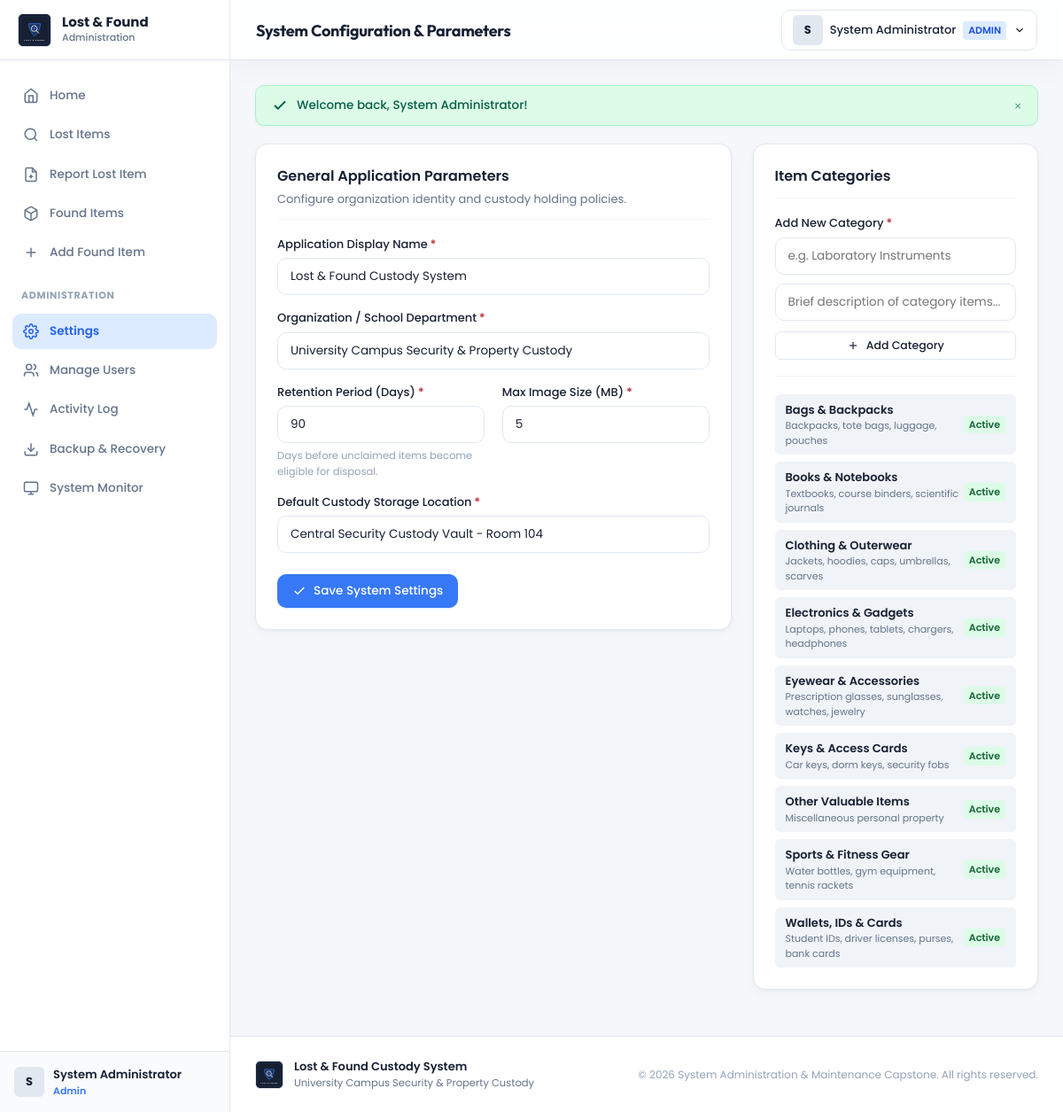
Screenshot of /admin/settings.php (signed in) with the database file from the repository.
### tables this page shows
CREATE TABLE `system_settings` (
  `id` int(11) NOT NULL AUTO_INCREMENT,
  `setting_key` varchar(50) NOT NULL,
  `setting_value` text NOT NULL,
  `setting_group` varchar(50) NOT NULL DEFAULT 'general',
  `description` varchar(255) DEFAULT NULL,
  `updated_at` timestamp NOT NULL DEFAULT CURRENT_TIMESTAMP ON UPDATE CURRENT_TIMESTAMP,
  PRIMARY KEY (`id`),
  UNIQUE KEY `uk_setting_key` (`setting_key`)
);

CREATE TABLE `categories` (
  `id` int(11) NOT NULL AUTO_INCREMENT,
  `name` varchar(100) NOT NULL,
  `slug` varchar(100) NOT NULL,
  `description` varchar(255) DEFAULT NULL,
  `icon` varchar(50) DEFAULT 'folder',
  `is_active` tinyint(1) NOT NULL DEFAULT 1,
  `created_at` timestamp NOT NULL DEFAULT CURRENT_TIMESTAMP,
  PRIMARY KEY (`id`),
  UNIQUE KEY `uk_slug` (`slug`)
);

### includes/functions.php (called while the page is built, shortened)
<?php
function e($value): string {
    return htmlspecialchars((string)($value ?? ''), ENT_QUOTES, 'UTF-8');
}
function get_system_setting(string $key, string $default = ''): string {
    static $cache = [];
    if (isset($cache[$key])) {
        return $cache[$key];
    }
    try {
        $db = get_db_connection();
        $stmt = $db->prepare("SELECT setting_value FROM system_settings WHERE setting_key = :k LIMIT 1");
        $stmt->execute(['k' => $key]);
        $val = $stmt->fetchColumn();
        if ($val !== false) {
            return (string)$val;
        }
    } catch (Exception $e) {
        error_log('Failed to fetch setting ' . $key . ': ' . $e->getMessage());
    }
    return $default;
}

### admin/settings.php (the view, shortened to what this page needs)
<?php
require_once APP_ROOT . '/includes/functions.php';
$db = get_db_connection();
$categories = $db->query("SELECT * FROM categories ORDER BY name ASC")->fetchAll();
require_once APP_ROOT . '/includes/header.php';
require_once APP_ROOT . '/includes/sidebar.php';
?>
<div class="app-main">
    <?php require_once APP_ROOT . '/includes/navbar.php'; ?>
    <div class="content-wrapper">
        <?php require_once APP_ROOT . '/includes/flash_messages.php'; ?>
        <div class="dashboard-split-grid">
            <div>
                <div class="card">
                    <div class="card-header">
                        <div>
                            <span class="card-title">General Application Parameters</span>
                            <p style="font-size: 13px; color: var(--text-secondary); margin-top: 4px;">
                                Configure organization identity and custody holding policies.
                            </p>
                        </div>
                    </div>
                    <form method="POST" action="<?= BASE_URL ?>/admin/settings.php">
                        <div class="form-group" style="margin-bottom: 16px;">
                            <label for="system_name" class="form-label required">Application Display Name</label>
                            <input type="text" id="system_name" name="system_name" class="form-control" value="<?= e(get_system_setting('system_name', 'Lost & Found Custody System')) ?>" required>
                        </div>
                        <div class="form-group" style="margin-bottom: 16px;">
                            <label for="organization_name" class="form-label required">Organization / School Department</label>
                            <input type="text" id="organization_name" name="organization_name" class="form-control" value="<?= e(get_system_setting('organization_name', 'Campus Security & Property Custody')) ?>" required>
                        </div>
                        <div class="form-grid-2col" style="margin-bottom: 16px;">
                            <div class="form-group">
                                <label for="retention_period_days" class="form-label required">Retention Period (Days)</label>
                                <input type="number" id="retention_period_days" name="retention_period_days" class="form-control" value="<?= e(get_system_setting('retention_period_days', '90')) ?>" min="7" max="365" required>
                                <span class="form-helper">Days before unclaimed items become eligible for disposal.</span>
                            </div>
                            <div class="form-group">
                                <label for="max_upload_size_mb" class="form-label required">Max Image Size (MB)</label>
                                <input type="number" id="max_upload_size_mb" name="max_upload_size_mb" class="form-control" value="<?= e(get_system_setting('max_upload_size_mb', '5')) ?>" min="1" max="50" required>
                            </div>
                        </div>
                        <div class="form-group" style="margin-bottom: 24px;">
                            <label for="default_storage_location" class="form-label required">Default Custody Storage Location</label>
                            <input type="text" id="default_storage_location" name="default_storage_location" class="form-control" value="<?= e(get_system_setting('default_storage_location', 'Central Security Custody Vault - Room 104')) ?>" required>
                        </div>
                        <button type="submit" class="btn btn-primary">
                            <svg width="16" height="16" viewBox="0 0 24 24" fill="none" stroke="currentColor" stroke-width="2"><polyline points="20 6 9 17 4 12"/></svg>
                            <span>Save System Settings</span>
                        </button>
                    </form>
                </div>
            </div>
            <div>
                <div class="card">
                    <div class="card-header">
                        <span class="card-title">Item Categories</span>
                    </div>
                    <form method="POST" action="<?= BASE_URL ?>/admin/settings.php" style="margin-bottom: 20px; padding-bottom: 18px; border-bottom: 1px solid var(--border-light);">
                        <div class="form-group" style="margin-bottom: 10px;">
                            <label class="form-label required">Add New Category</label>
                            <input type="text" name="category_name" class="form-control" placeholder="e.g. Laboratory Instruments" required>
                        </div>
                        <div class="form-group" style="margin-bottom: 12px;">
                            <input type="text" name="category_desc" class="form-control" placeholder="Brief description of category items...">
                        </div>
                        <button type="submit" class="btn btn-secondary btn-sm" style="width: 100%;">
                            <svg width="14" height="14" viewBox="0 0 24 24" fill="none" stroke="currentColor" stroke-width="2"><line x1="12" y1="5" x2="12" y2="19"/><line x1="5" y1="12" x2="19" y2="12"/></svg>
                            <span>Add Category</span>
                        </button>
                    </form>
                    <div style="display: flex; flex-direction: column; gap: 8px;">
                        <?php foreach ($categories as $cat): ?>
                            <div style="display: flex; justify-content: space-between; align-items: center; padding: 8px 12px; background: var(--surface-secondary); border-radius: var(--radius-sm);">
                                <div>
                                    <div style="font-size: 13px; font-weight: 600;"><?= e($cat['name']) ?></div>
                                    <div style="font-size: 11px; color: var(--text-secondary);"><?= e($cat['description'] ?: 'No notes') ?></div>
                                </div>
                                <span style="font-size: 11px; font-weight: 600; color: #166534; background: #DCFCE7; padding: 2px 6px; border-radius: 4px;">Active</span>
                            </div>
                        <?php endforeach; ?>
                    </div>
                </div>
            </div>
        </div>
<?php
require_once APP_ROOT . '/includes/footer.php';
?>

### assets/css/style.css (style rules this page uses)
:root { --bg-main: #F5F7FA; --surface-primary: #FFFFFF; --surface-secondary: #F0F3F7; --text-primary: #172033; --text-secondary: #64748B; --text-muted: #94A3B8; --accent-main: #3678F6; --accent-hover: #2563EB; --accent-soft: #DCEBFF; --border-color: #E2E8F0; --border-light: #F1F5F9; --success: #16856B; --success-bg: #DCFCE7; --warning: #B7791F; --warning-bg: #FEF3C7; --error: #C2414B; --error-bg: #FEE2E2; --radius-sm: 6px; --radius-md: 10px; --radius-lg: 14px; --radius-xl: 20px; --shadow-subtle: 0 1px 3px rgba(15, 23, 42, 0.04), 0 1px 2px rgba(15, 23, 42, 0.02); --shadow-card: 0 4px 12px rgba(15, 23, 42, 0.03), 0 1px 3px rgba(15, 23, 42, 0.04); --shadow-dropdown: 0 12px 30px rgba(15, 23, 42, 0.08), 0 4px 6px rgba(15, 23, 42, 0.04); --transition-fast: 0.15s ease; --transition-base: 0.2s cubic-bezier(0.16, 1, 0.3, 1); --sidebar-width: 260px; --topbar-height: 68px; }
*, *::before, *::after { box-sizing: border-box; margin: 0; padding: 0; }
body { font-family: 'Poppins', -apple-system, BlinkMacSystemFont, "Segoe UI", Roboto, sans-serif; background-color: var(--bg-main); color: var(--text-primary); font-size: 14px; line-height: 1.5; -webkit-font-smoothing: antialiased; min-height: 100vh; }
.app-main { margin-left: var(--sidebar-width); flex: 1; display: flex; flex-direction: column; min-height: 100vh; }
.btn { display: inline-flex; align-items: center; justify-content: center; gap: 8px; font-family: inherit; font-size: 13.5px; font-weight: 500; padding: 8px 16px; border-radius: var(--radius-md); border: 1px solid transparent; cursor: pointer; transition: all var(--transition-fast); text-decoration: none; white-space: nowrap; }
.btn-primary { background-color: var(--accent-main); color: #FFFFFF; box-shadow: 0 1px 2px rgba(54, 120, 246, 0.16); }
.btn-secondary { background-color: var(--surface-primary); border-color: var(--border-color); color: var(--text-primary); }
.btn-sm { padding: 6px 12px; font-size: 12.5px; border-radius: var(--radius-sm); }
.content-wrapper { flex: 1; padding: 28px; max-width: 1400px; width: 100%; margin: 0 auto; }
.card { background: var(--surface-primary); border: 1px solid var(--border-color); border-radius: var(--radius-lg); box-shadow: var(--shadow-card); padding: 24px; margin-bottom: 24px; }
.card-header { display: flex; align-items: center; justify-content: space-between; margin-bottom: 18px; padding-bottom: 12px; border-bottom: 1px solid var(--border-light); }
.card-title { font-size: 16px; font-weight: 600; color: var(--text-primary); }

### assets/css/dashboard.css (style rules this page uses)
.dashboard-split-grid { display: grid; grid-template-columns: 2fr 1.2fr; gap: 24px; }

### assets/css/forms.css (style rules this page uses)
.form-grid-2col { display: grid; grid-template-columns: 1fr 1fr; gap: 20px; }
.form-group { display: flex; flex-direction: column; gap: 6px; }
.form-label { font-size: 13px; font-weight: 500; color: var(--text-primary); }
.form-label.required::after { content: " *"; color: var(--error); font-weight: bold; }
.form-control { width: 100%; height: 42px; padding: 8px 14px; font-family: inherit; font-size: 13.5px; color: var(--text-primary); background-color: var(--surface-primary); border: 1px solid var(--border-color); border-radius: var(--radius-md); outline: none; transition: border-color var(--transition-fast), box-shadow var(--transition-fast); }
.form-helper { font-size: 11.5px; color: var(--text-muted); }

### rows the page displays
system_settings: system_name "Lost & Found Custody System"
system_settings: organization_name "University Campus Security & Property Custody"
system_settings: retention_period_days "90"
system_settings: max_upload_size_mb "5"
system_settings: default_storage_location "Central Security Custody Vault - Room 104"
categories: name "Bags & Backpacks", description "Backpacks, tote bags, luggage, pouches"
categories: name "Books & Notebooks", description "Textbooks, course binders, scientific journals"
categories: name "Clothing & Outerwear", description "Jackets, hoodies, caps, umbrellas, scarves"
categories: name "Electronics & Gadgets", description "Laptops, phones, tablets, chargers, headphones"
categories: name "Eyewear & Accessories", description "Prescription glasses, sunglasses, watches, jewelry"
categories: name "Keys & Access Cards", description "Car keys, dorm keys, security fobs"
categories: name "Other Valuable Items", description "Miscellaneous personal property"
categories: name "Sports & Fitness Gear", description "Water bottles, gym equipment, tennis rackets"
categories: name "Wallets, IDs & Cards", description "Student IDs, driver licenses, purses, bank cards"

### other values shown
substr($user['full_name'] ?? 'U', 0, 1) "S"
$user['full_name'] "System Administrator"
$user['role'] "Admin"
$pageHeading "System Configuration & Parameters"
substr($user['full_name'], 0, 1) "S"
$user['role'] "ADMIN"
$flash['message'] "Welcome back, System Administrator!"
$sysName "Lost & Found Custody System"
$orgName "University Campus Security & Property Custody"
